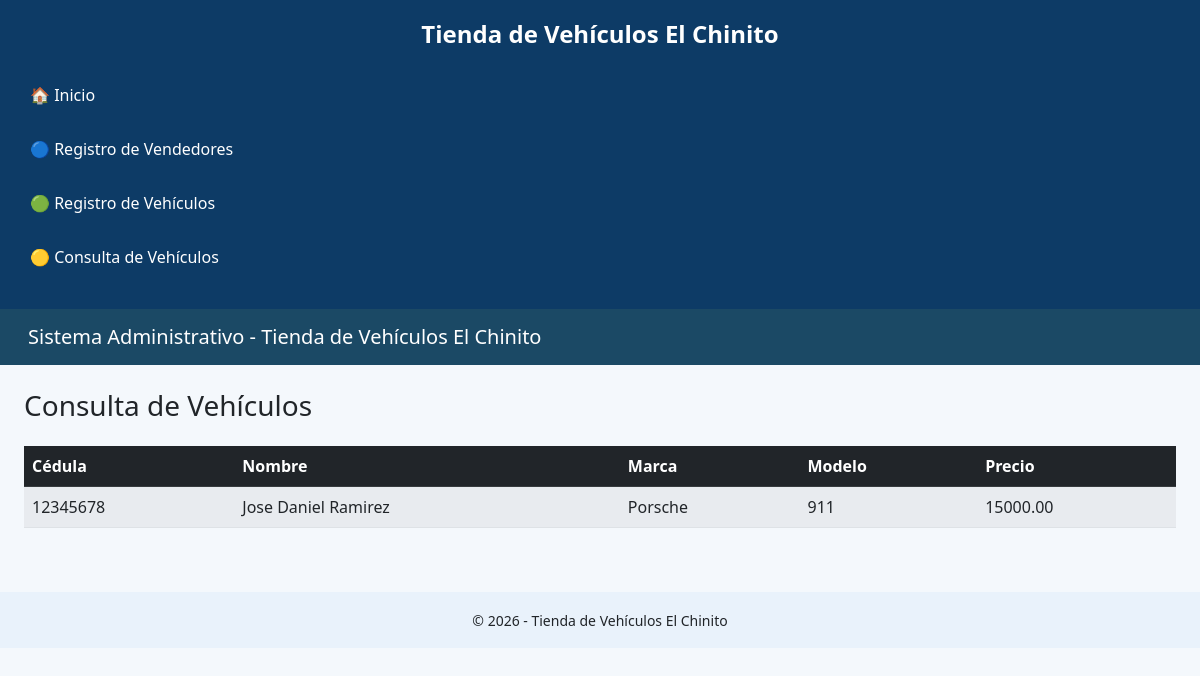
/Views/vVehiculo/consultar.php, run on an earlier commit of the app's database.
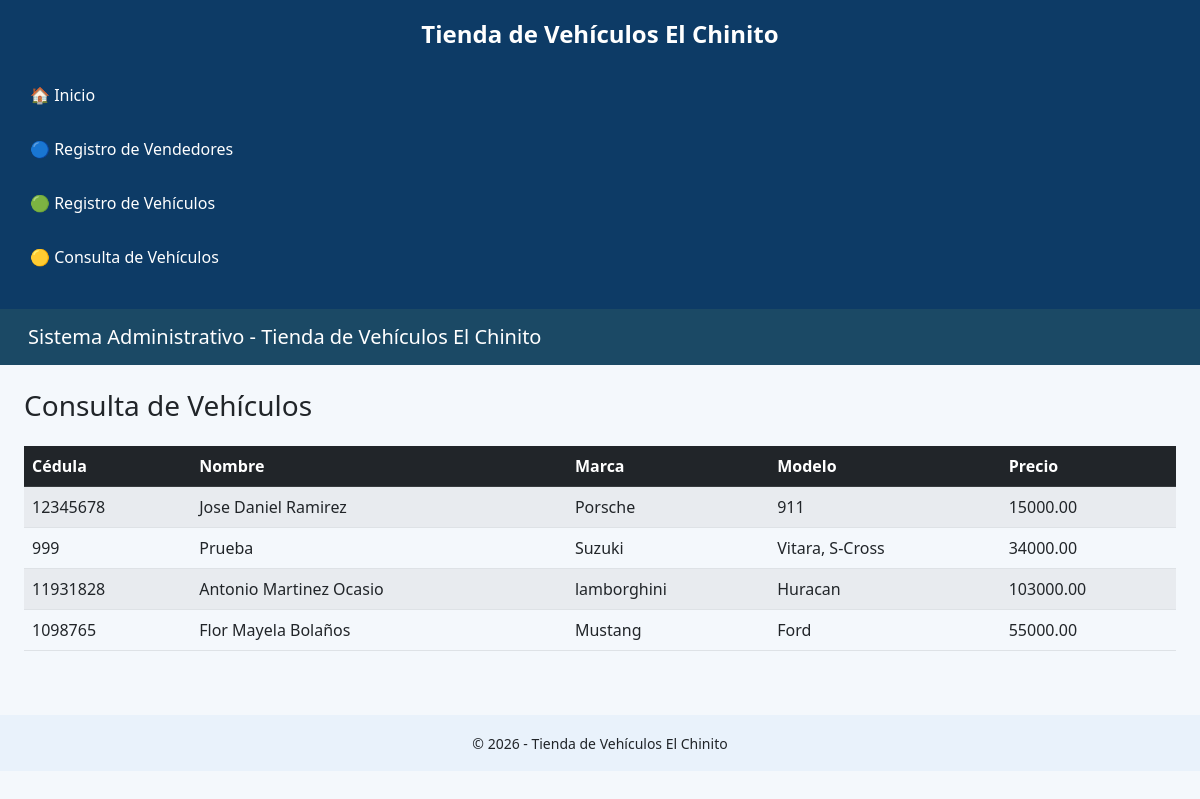
And on a later commit of the database.
### tables this page shows
CREATE TABLE `vehiculos` (
  `IdVehiculo` int(11) NOT NULL AUTO_INCREMENT,
  `Marca` varchar(50) NOT NULL,
  `Modelo` varchar(50) NOT NULL,
  `Color` varchar(50) NOT NULL,
  `Precio` decimal(10,2) NOT NULL,
  `IdVendedor` int(11) NOT NULL,
  PRIMARY KEY (`IdVehiculo`),
  KEY `fk_vendedor` (`IdVendedor`),
  CONSTRAINT `fk_vendedor` FOREIGN KEY (`IdVendedor`) REFERENCES `vendedores` (`IdVendedor`) ON DELETE CASCADE ON UPDATE CASCADE
);

CREATE TABLE `vendedores` (
  `IdVendedor` int(11) NOT NULL AUTO_INCREMENT,
  `Cedula` varchar(50) NOT NULL,
  `Nombre` varchar(100) NOT NULL,
  `Correo` varchar(100) NOT NULL,
  `Estado` bit(1) NOT NULL,
  PRIMARY KEY (`IdVendedor`)
);

### Models/VehiculoModel.php (called while the page is built, shortened)
<?php
function ConsultarVehiculosModel()
{
    $context = OpenDatabase();
    $sentencia = "CALL sp_ConsultarVehiculos()";
    $resultado = $context->query($sentencia);
    return $resultado;
}

### Views/vVehiculo/consultar.php (the view, shortened to what this page needs)
<?php
include_once("../layout.php");
include_once("../../Models/VehiculoModel.php");
$result = ConsultarVehiculosModel();
?>
<!DOCTYPE html>
<html>
<?php MostrarCSS(); ?>
<body>
<?php MostrarNav(); ?>
<?php MostrarHeader(); ?>
<main class="main-wrapper p-4">
<h3>Consulta de Vehículos</h3>
<table class="table table-striped mt-4">
    <thead class="table-dark">
        <tr>
            <th>Cédula</th>
            <th>Nombre</th>
            <th>Marca</th>
            <th>Modelo</th>
            <th>Precio</th>
        </tr>
    </thead>
    <tbody>
    <?php while($row = $result->fetch_assoc()) { ?>
        <tr>
            <td><?php echo $row["Cedula"]; ?></td>
            <td><?php echo $row["Nombre"]; ?></td>
            <td><?php echo $row["Marca"]; ?></td>
            <td><?php echo $row["Modelo"]; ?></td>
            <td><?php echo $row["Precio"]; ?></td>
        </tr>
    <?php } ?>
    </tbody>
</table>
</main>
<?php MostrarFooter(); ?>
</body>
</html>

### Views/layout.php (shortened to what this page needs)
<?php
function MostrarCSS()
{
?>
    <head>
        <link href="../assets/css/bootstrap.min.css" rel="stylesheet">
    </head>
<?php
}
?>
<?php
function MostrarNav()
{
?>
    <aside class="sidebar-nav-wrapper">
        <h4 class="text-center mb-4">Tienda de Vehículos El Chinito</h4>
        <nav class="sidebar-nav">
            <a href="../vHome/inicio.php">🏠 Inicio</a>
            <a href="../vVendedor/registrar.php">
                🔵 Registro de Vendedores
            </a>
            <a href="../vVehiculo/registrar.php">
                🟢 Registro de Vehículos
            </a>
            <a href="../vVehiculo/consultar.php">
                🟡 Consulta de Vehículos
            </a>
        </nav>
    </aside>
<?php
}
function MostrarHeader()
{
?>
    <header class="header p-3">
        <div class="container-fluid">
            <h5 class="mb-0">Sistema Administrativo - Tienda de Vehículos El Chinito</h5>
        </div>
    </header>
<?php
}
function MostrarFooter()
{
?>
    <footer class="footer text-center py-3 mt-4">
        <small>© <?php echo date("Y"); ?> - Tienda de Vehículos El Chinito</small>
    </footer>
<?php
}
?>

### Views/layout.php (style rules this page uses)
body { background-color: #f4f8fc; }
.sidebar-nav-wrapper { background-color: #0d3b66; min-height: 25vh; padding: 15px; color: white; padding: 20px; }
.sidebar-nav-wrapper h4 { color: white; font-weight: bold; }
.sidebar-nav a { color: white; text-decoration: none; display: block; padding: 10px; border-radius: 6px; margin-bottom: 10px; transition: 0.3s; }
.header { background-color: #1b4965; color: white; }
.footer { background-color: #e9f2fb; }
.main-wrapper { padding: 30px; }

What changed in the data, as far as the page shows it:
added vehiculos: IdVendedor.Cedula "999", IdVendedor.Nombre "Prueba", Marca "Suzuki", Modelo "Vitara, S-Cross", Precio "34000.00"
added vehiculos: IdVendedor.Cedula "11931828", IdVendedor.Nombre "Antonio Martinez Ocasio", Marca "lamborghini", Modelo "Huracan", Precio "103000.00"
added vehiculos: IdVendedor.Cedula "1098765", IdVendedor.Nombre "Flor Mayela Bolaños", Marca "Mustang", Modelo "Ford", Precio "55000.00"
